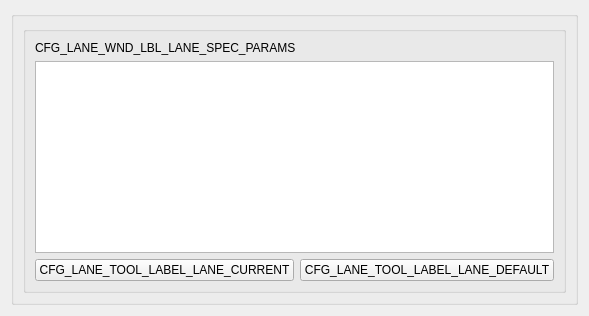
              <widget class="QWidget" name="WDG_LANE_SPECIFIC">
               <attribute name="title">
                <string>CFG_LANE_WND_TAB_LANE_SPECIFIC</string>
               </attribute>
               <layout class="QVBoxLayout" name="verticalLayout_5">
                <item>
                 <widget class="QGroupBox" name="grpTAB_LANE_SPECIFIC">
                  <property name="minimumSize">
                   <size>
                    <width>0</width>
                    <height>0</height>
                   </size>
                  </property>
                  <property name="title">
                   <string/>
                  </property>
                  <layout class="QGridLayout" name="gridLayout_5">
                   <item row="0" column="0">
                    <widget class="QGroupBox" name="groupBoxLaneParam">
                     <property name="minimumSize">
                      <size>
                       <width>0</width>
                       <height>0</height>
                      </size>
                     </property>
                     <property name="title">
                      <string/>
                     </property>
                     <layout class="QVBoxLayout" name="verticalLayout_9">
                      <item>
                       <widget class="QLabel" name="labelLaneSpecParams">
                        <property name="minimumSize">
                         <size>
                          <width>100</width>
                          <height>0</height>
                         </size>
                        </property>
                        <property name="text">
                         <string>CFG_LANE_WND_LBL_LANE_SPEC_PARAMS</string>
                        </property>
                        <property name="alignment">
                         <set>Qt::AlignLeading|Qt::AlignLeft|Qt::AlignVCenter</set>
                        </property>
                       </widget>
                      </item>
                      <item>
                       <widget class="QTableWidget" name="tableLaneSpecParams"/>
                      </item>
                      <item>
                       <layout class="QHBoxLayout" name="horizontalLayout_20">
                        <item>
                         <widget class="QPushButton" name="btnLaneGetCurrent">
                          <property name="text">
                           <string>CFG_LANE_TOOL_LABEL_LANE_CURRENT</string>
                          </property>
                          <property name="autoDefault">
                           <bool>false</bool>
                          </property>
                         </widget>
                        </item>
                        <item>
                         <widget class="QPushButton" name="btnLaneGetDefault">
                          <property name="text">
                           <string>CFG_LANE_TOOL_LABEL_LANE_DEFAULT</string>
                          </property>
                          <property name="autoDefault">
                           <bool>false</bool>
                          </property>
                         </widget>
                        </item>
                       </layout>
                      </item>
                     </layout>
                    </widget>
                   </item>
                  </layout>
                 </widget>
                </item>
               </layout>
              </widget>
